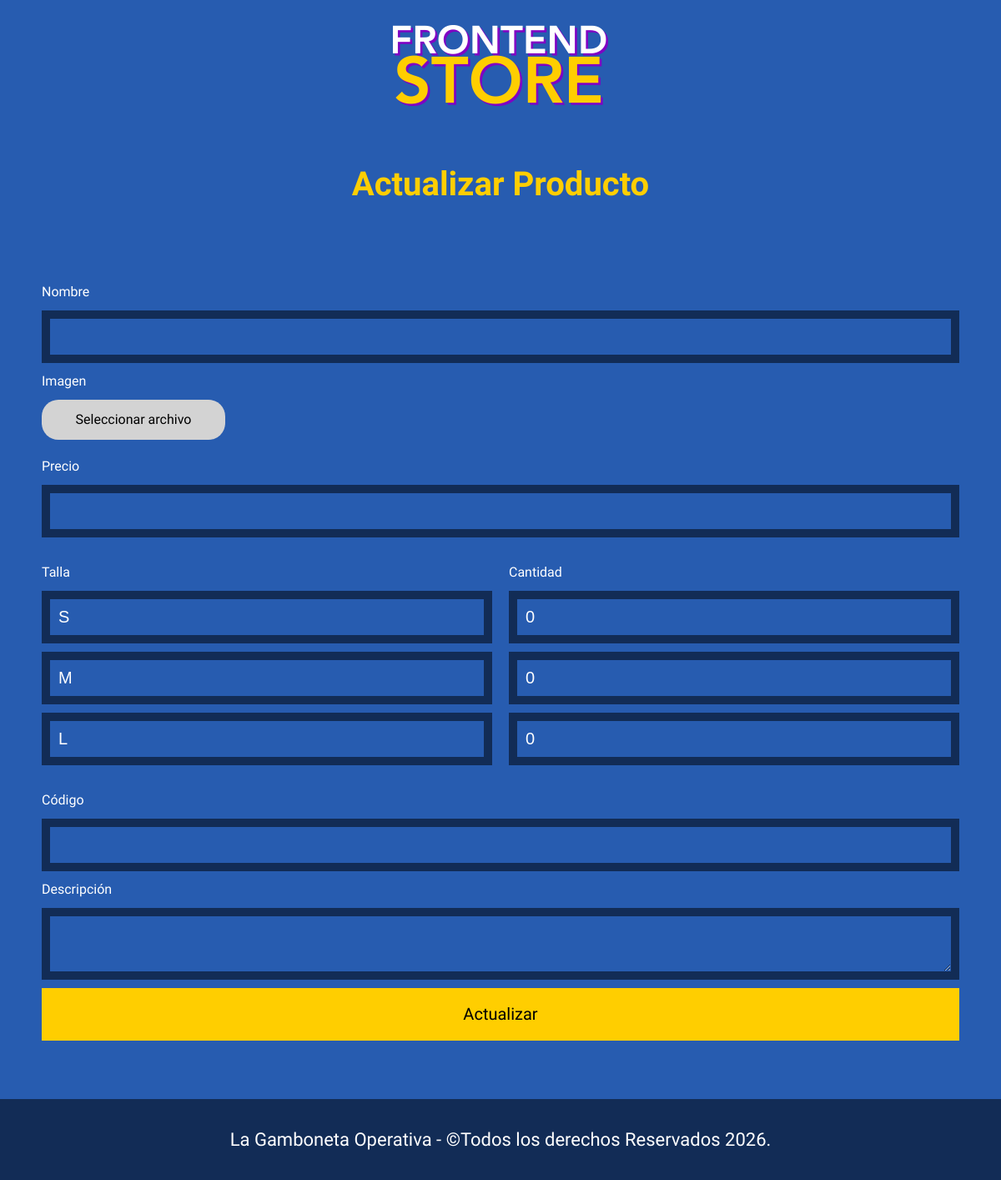
Page /admin/actualizar_producto/1 on the earlier database version.
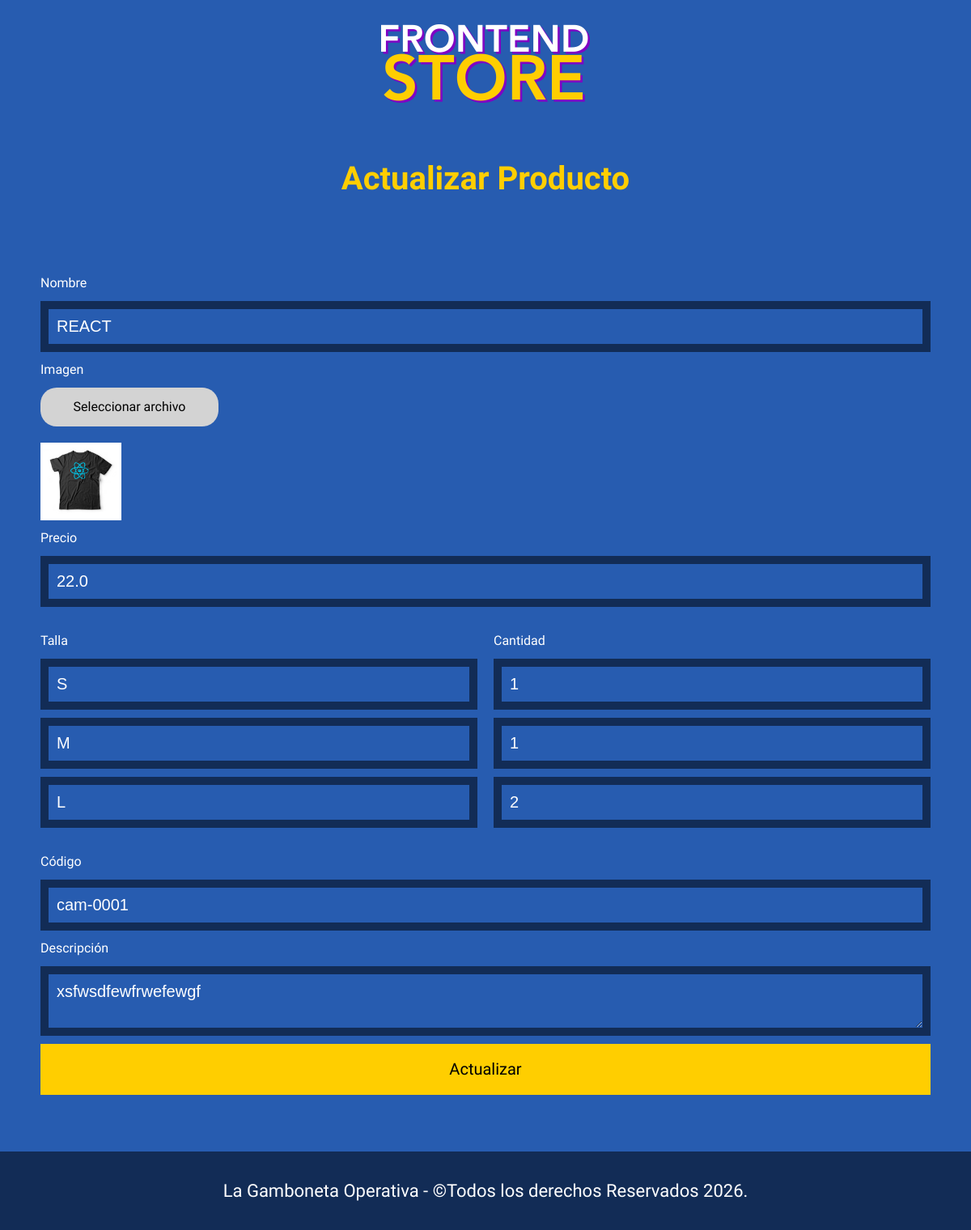
Same page on the later database version.
### tables this page shows
CREATE TABLE tallas (
	id_talla INTEGER PRIMARY KEY,
	talla TEXT NOT NULL
);

CREATE TABLE productos (
    id_producto INTEGER PRIMARY KEY,
    nombre      TEXT NOT NULL,
    imagen      TEXT,
    precio      REAL DEFAULT 0,
    descripcion TEXT,
    codigo      TEXT UNIQUE
);

### app.py (the view, shortened to what this page needs)
@app.route('/admin/actualizar_producto/<int:id>', methods=['GET', 'POST'])
def actualizar_producto(id):
    producto = Productos.obtener_producto(id)
    tallas = Productos.obtener_tallas()
    stock = Productos.obtener_stock_por_producto(id)
    return render_template('admin/actualizar_producto.html', producto = producto, tallas = tallas, stock = stock)

### database/db.py (called while the page is built)
def conectarDB():
    try:
      db = sqlite3.connect(DB_URL)
      db.row_factory = sqlite3.Row
      print("Conexión exitosa")
      return db
    except:
      print("Error")

### models/Productos.py (called while the page is built)
    @staticmethod
    @staticmethod
    @staticmethod
    def obtener_tallas():
        db = conectarDB()
        cursor = db.cursor()
        cursor.execute("SELECT id_talla, talla FROM tallas")
        tallas = cursor.fetchall()
        db.close()
        return tallas

    @staticmethod
    def obtener_stock_por_producto(id):
        db = conectarDB()
        cursor = db.cursor()
        cursor.execute("""SELECT t.talla, vc.stock FROM variantes_camisas vc
                            LEFT JOIN tallas t ON vc.id_talla = t.id_talla
                            WHERE vc.id_producto = ?
                        """, (id,))
        stock_detalle = cursor.fetchall()
        db.close()
        return stock_detalle

### templates/admin/actualizar_producto.html (shortened to what this page needs)
{% extends "base.html" %}
{% block contenido %}
    <h1>Actualizar Producto</h1>
    <form class="formulario-producto" method="POST" enctype="multipart/form-data">
        <label for="nombre">Nombre</label>
        <input class="formulario__campo" type="text" name="nombre" id="nombre" value="{{producto.nombre}}">
        <label>Imagen</label>
        <div class="contenedor-imagen">
            <label for="imagen">Seleccionar archivo</label>
        </div>
        {% if producto.imagen: %}
        <img src="{{url_for('static', filename='uploads/' ~ producto.imagen)}}" class="imagen-small" alt="imagen">
        {% endif %}
        <label for="precio">Precio</label>
        <input class="formulario__campo" type="number" name="precio" id="precio" value="{{producto.precio}}">
        <div class="seccion-tallas">
            <div class="encabezado-tallas">
                <span class="label-mini">Talla</span>
                <span class="label-mini">Cantidad</span>
            </div>
            {% for t in tallas %}
            <div class="fila-talla">
                <input type="text" class="formulario__campo" value="{{ t[1] }}">
                {% set vc = namespace(cantidad=0) %}
                {% for s in stock %}
                    {% if s[0] == t[1] %}
                        {% set vc.cantidad = s[1] %}
                    {% endif %}
                {% endfor %}
                <input class="formulario__campo" type="number" name="cantidad[]" value="{{vc.cantidad}}" placeholder="0" min="0">
            </div>
            {% endfor %}
        </div>
        <label for="codigo">Código</label>
        <input class="formulario__campo" type="text" name="codigo" id="codigo" value="{{producto.codigo}}">
        <label for="descripcion">Descripción</label>
        <textarea class="formulario__campo" name="descripcion" id="descripcion">{{producto.descripcion}}</textarea>
        <button class="formulario__submit" type="submit">Actualizar</button>
    </form>
{% endblock %}

Differences in the rows shown:
added productos: nombre "REACT", imagen (picture), precio "22.0", codigo "cam-0001", descripcion "xsfwsdfewfrwefewgf"
computed for tallas (number 1 of 3 on the later page): cantidad "0" → "1"
computed for tallas (number 2 of 3 on the later page): cantidad "0" → "1"
computed for tallas (number 3 of 3 on the later page): cantidad "0" → "2"
